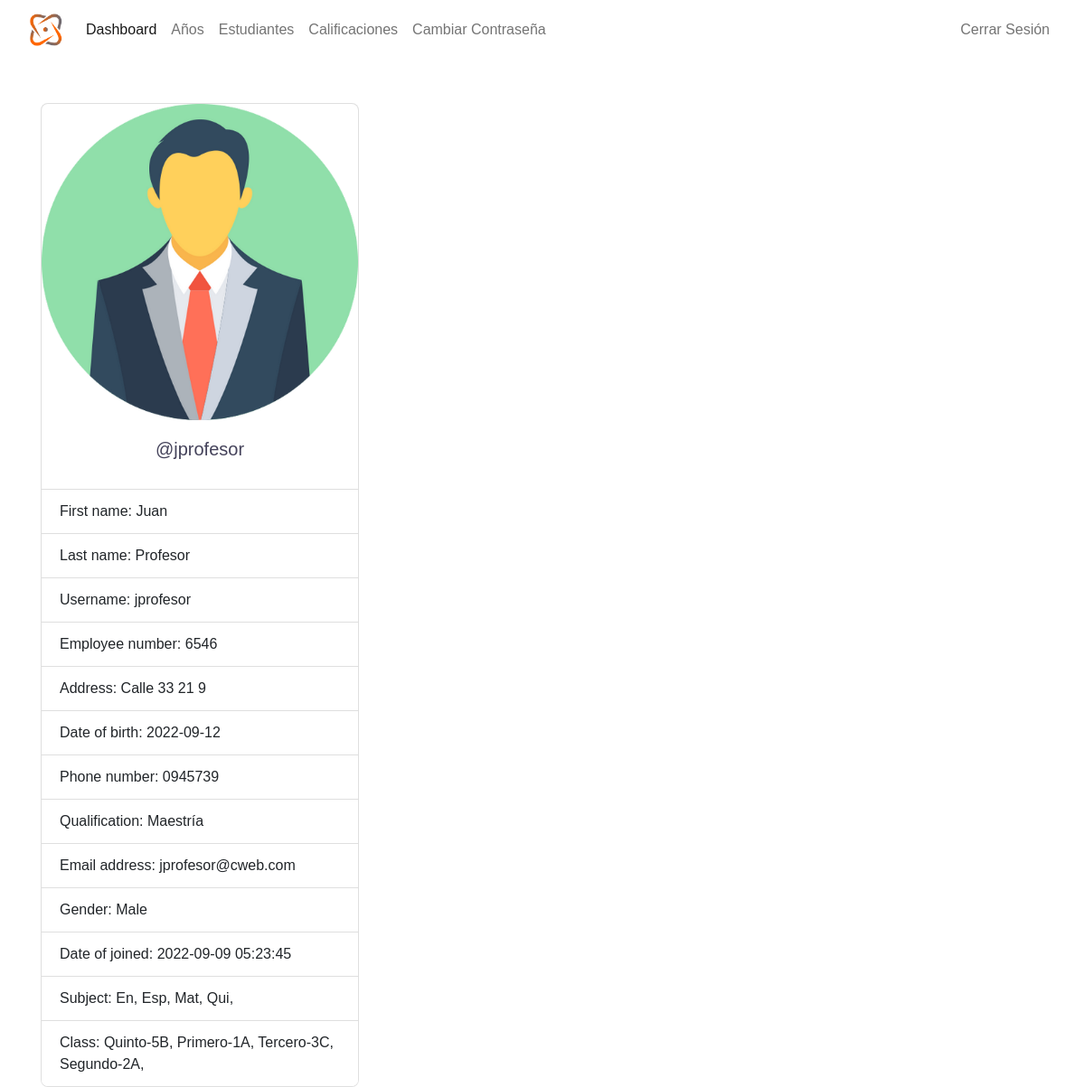
/Teacher/index.php (signed in), run on the app's committed database.
### tables this page shows
CREATE TABLE `teachers` (
  `teacher_id` int(11) NOT NULL,
  `username` varchar(127) NOT NULL,
  `password` varchar(255) NOT NULL,
  `class` varchar(31) NOT NULL,
  `fname` varchar(127) NOT NULL,
  `lname` varchar(127) NOT NULL,
  `subjects` varchar(31) NOT NULL,
  `address` varchar(31) NOT NULL,
  `employee_number` int(11) NOT NULL,
  `date_of_birth` date DEFAULT NULL,
  `phone_number` varchar(31) NOT NULL,
  `qualification` varchar(127) NOT NULL,
  `gender` varchar(7) NOT NULL,
  `email_address` varchar(255) NOT NULL,
  `date_of_joined` datetime NOT NULL DEFAULT current_timestamp()
);

### Teacher/data/teacher.php (called while the page is built)
<?php
function getTeacherById($teacher_id, $conn){
   $sql = "SELECT * FROM teachers
           WHERE teacher_id=?";
   $stmt = $conn->prepare($sql);
   $stmt->execute([$teacher_id]);
   if ($stmt->rowCount() == 1) {
     $teacher = $stmt->fetch();
     return $teacher;
   }else {
    return 0;
   }
}

### Teacher/data/subject.php (called while the page is built, shortened)
<?php
function getSubjectById($subject_id, $conn){
   $sql = "SELECT * FROM subjects
           WHERE subject_id=?";
   $stmt = $conn->prepare($sql);
   $stmt->execute([$subject_id]);
   if ($stmt->rowCount() == 1) {
     $subject = $stmt->fetch();
     return $subject;
   }else {
   	return 0;
   }
}
 ?>

### Teacher/data/class.php (called while the page is built, shortened)
<?php
function getClassById($class_id, $conn){
   $sql = "SELECT * FROM class
           WHERE class_id=?";
   $stmt = $conn->prepare($sql);
   $stmt->execute([$class_id]);
   if ($stmt->rowCount() == 1) {
     $class = $stmt->fetch();
     return $class;
   }else {
    return 0;
   }
}

### Teacher/data/grade.php (called while the page is built, shortened)
<?php
function getGradeById($grade_id, $conn){
   $sql = "SELECT * FROM grades
           WHERE grade_id=?";
   $stmt = $conn->prepare($sql);
   $stmt->execute([$grade_id]);
   if ($stmt->rowCount() == 1) {
     $grade = $stmt->fetch();
     return $grade;
   }else {
    return 0;
   }
}

### Teacher/data/section.php (called while the page is built, shortened)
<?php
function getSectioById($section_id, $conn){
   $sql = "SELECT * FROM section
           WHERE section_id=?";
   $stmt = $conn->prepare($sql);
   $stmt->execute([$section_id]);
   if ($stmt->rowCount() == 1) {
     $section = $stmt->fetch();
     return $section;
   }else {
    return 0;
   }
}

### Teacher/index.php (the view, shortened to what this page needs)
<?php
if (isset($_SESSION['teacher_id']) &&
    isset($_SESSION['role'])) {
    if ($_SESSION['role'] == 'Teacher') {
       include "../DB_connection.php";
       include "data/teacher.php";
       include "data/subject.php";
       include "data/grade.php";
       include "data/section.php";
       include "data/class.php";
       $teacher_id = $_SESSION['teacher_id'];
       $teacher = getTeacherById($teacher_id, $conn);
 ?>
<!DOCTYPE html>
<html lang="en">
<head>
	<link rel="stylesheet" href="https://cdn.jsdelivr.net/npm/bootstrap@5.2.0/dist/css/bootstrap.min.css">
	<link rel="stylesheet" href="../css/style.css">
  <link rel="stylesheet" href="https://cdnjs.cloudflare.com/ajax/libs/font-awesome/4.7.0/css/font-awesome.min.css">
</head>
<body>
    <?php
        include "inc/navbar.php";
        if ($teacher != 0) {
     ?>
     <div class="container mt-5">
         <div class="card" style="width: 22rem;">
          <img src="../img/teacher-<?=$teacher['gender']?>.png" class="card-img-top" alt="...">
          <div class="card-body">
            <h5 class="card-title text-center">@<?=$teacher['username']?></h5>
          </div>
          <ul class="list-group list-group-flush">
            <li class="list-group-item">First name: <?=$teacher['fname']?></li>
            <li class="list-group-item">Last name: <?=$teacher['lname']?></li>
            <li class="list-group-item">Username: <?=$teacher['username']?></li>
            <li class="list-group-item">Employee number: <?=$teacher['employee_number']?></li>
            <li class="list-group-item">Address: <?=$teacher['address']?></li>
            <li class="list-group-item">Date of birth: <?=$teacher['date_of_birth']?></li>
            <li class="list-group-item">Phone number: <?=$teacher['phone_number']?></li>
            <li class="list-group-item">Qualification: <?=$teacher['qualification']?></li>
            <li class="list-group-item">Email address: <?=$teacher['email_address']?></li>
            <li class="list-group-item">Gender: <?=$teacher['gender']?></li>
            <li class="list-group-item">Date of joined: <?=$teacher['date_of_joined']?></li>
            <li class="list-group-item">Subject:
                <?php
                   $s = '';
                   $subjects = str_split(trim($teacher['subjects']));
                   foreach ($subjects as $subject) {
                      $s_temp = getSubjectById($subject, $conn);
                      if ($s_temp != 0)
                        $s .=$s_temp['subject_code'].', ';
                   }
                   echo $s;
                ?>
            </li>
            <li class="list-group-item">Class:
                  <?php
                     $c = '';
                     $classes = str_split(trim($teacher['class']));
                     foreach ($classes as $class_id) {
                         $class = getClassById($class_id, $conn);
                        $c_temp = getGradeById($class['grade'], $conn);
                        $section = getSectioById($class['section'], $conn);
                        if ($c_temp != 0)
                          $c .=$c_temp['grade_code'].'-'.
                               $c_temp['grade'].$section['section'].', ';
                     }
                     echo $c;
                  ?>
            </li>
          </ul>
        </div>
     </div>
     <?php
        }else {
          header("Location: logout.php?error=An error occurred");
          exit;
        }
     ?>
</body>
</html>
<?php
  }else {
    header("Location: ../login.php");
    exit;
  }
}else {
	header("Location: ../login.php");
	exit;
}
?>

### data on the page
teachers: gender (picture), username "jprofesor", fname "Juan", lname "Profesor", employee_number "6546", address "Calle 33 21 9", date_of_birth "2022-09-12", phone_number "0945739", qualification "Maestría", email_address "jprofesor@cweb.com", gender "Male", date_of_joined "2022-09-09 05:23:45"

### other printed values
$s "En, Esp, Mat, Qui,"
$c "Quinto-5B, Primero-1A, Tercero-3C, Segundo-2A,"
